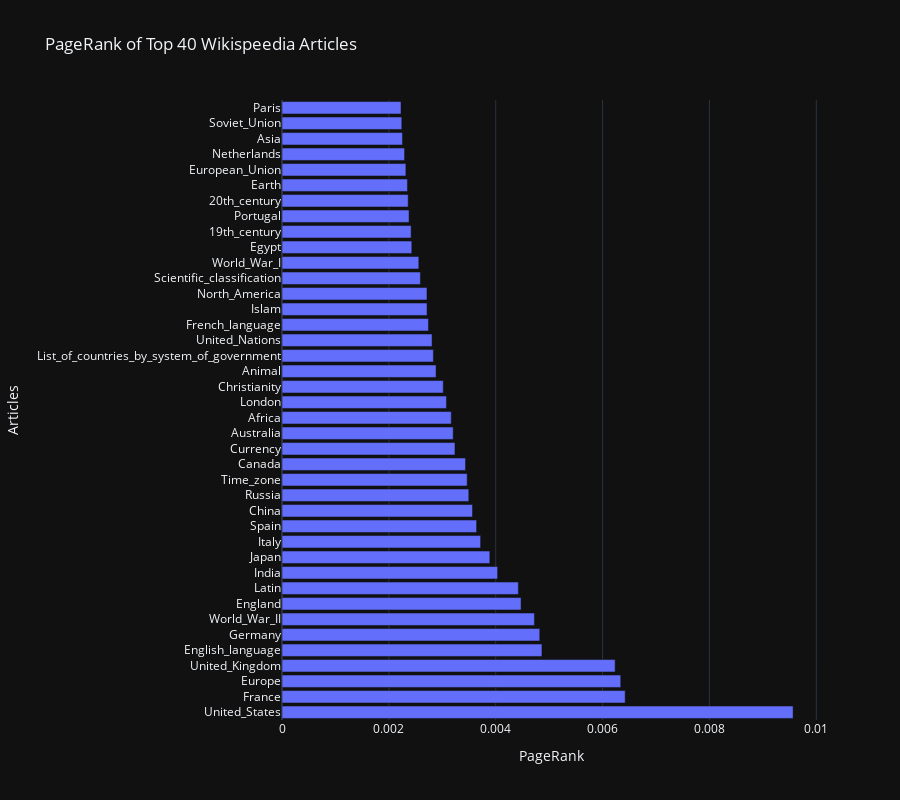

Here is the notebook cell this chart was saved with:
### Markdown cell above
@daniele

### Code cell
n = 40
names_top_n = names[:n]
values_top_n = values[:n]

fig = go.Figure(go.Bar(
    x=values_top_n,
    y=names_top_n,
    orientation='h',  # 'h' for horizontal, 'v' for vertical bars
     # Adjust colors here
))

fig.update_layout(
    title='PageRank of Top 40 Wikispeedia Articles',
    xaxis_title='PageRank',
    yaxis_title='Articles',
    height=800,  # Adjust the height of the plot as needed
    margin=dict(l=150),  # Adjust left margin for longer y-axis labels
)
fig.show()

fig.write_html("Figures/Plotly_PageRank40.html")

### Figure 1 — Plotly figure (JSON) as saved in the notebook; plotly's stock layout.template omitted (floating-point values rounded to 4 significant figures)
{"data": [{"orientation": "h", "x": [0.009566, 0.006423, 0.00634, 0.006235, 0.004865, 0.004824, 0.004725, 0.004474, 0.004424, 0.004036, 0.00389, 0.003717, 0.003642, 0.003566, 0.003496, 0.003466, 0.003435, 0.003237, 0.003204, 0.003168, 0.003078, 0.003018, 0.002883, 0.002833, 0.002809, 0.002741, 0.002715, 0.002714, 0.00259, 0.00256, 0.00243, 0.002417, 0.002378, 0.002362, 0.002348, 0.002319, 0.002294, 0.002255, 0.002242, 0.002228], "y": ["United_States", "France", "Europe", "United_Kingdom", "English_language", "Germany", "World_War_II", "England", "Latin", "India", "Japan", "Italy", "Spain", "China", "Russia", "Time_zone", "Canada", "Currency", "Australia", "Africa", "London", "Christianity", "Animal", "List_of_countries_by_system_of_government", "United_Nations", "French_language", "Islam", "North_America", "Scientific_classification", "World_War_I", "Egypt", "19th_century", "Portugal", "20th_century", "Earth", "European_Union", "Netherlands", "Asia", "Soviet_Union", "Paris"], "type": "bar"}], "layout": {"margin": {"l": 150}, "title": {"text": "PageRank of Top 40 Wikispeedia Articles"}, "xaxis": {"title": {"text": "PageRank"}}, "yaxis": {"title": {"text": "Articles"}}, "height": 800}}
